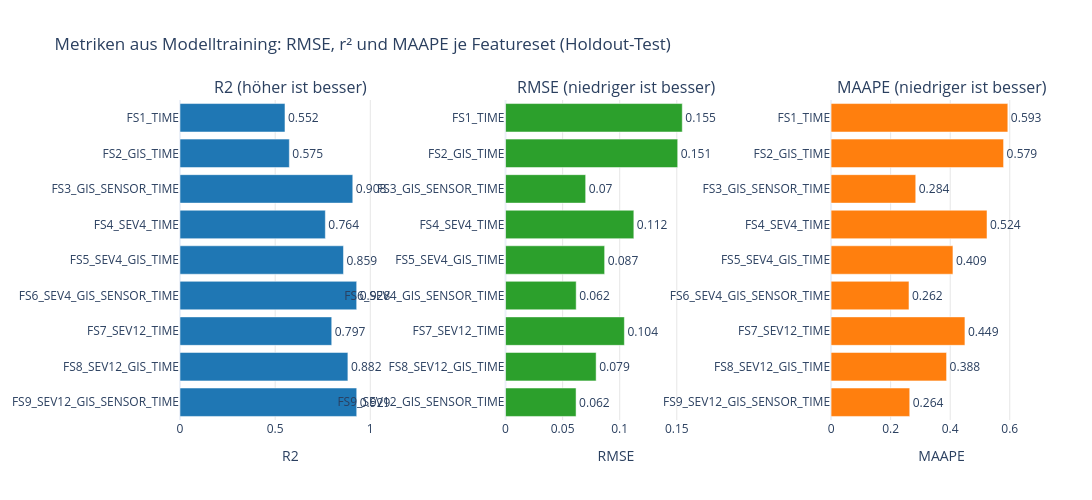

Here is the notebook cell this chart was saved with:
### Markdown cell above
create comparison chart:  R2, RMSE and MAAPE across feature sets

### Code cell
# for testing without rerunning HPO
# metrics_df = pd.read_csv(result_path + "/S5_LOC_metrics_summary.csv", sep=";", decimal=",", encoding="utf-8-sig", index_col=0)

metrics_long = metrics_df.reset_index().rename(columns={"index": "Feature Set"})
metric_names = ["R2","RMSE","MAAPE"]
colors = ["#1f77b4", "#2ca02c", "#ff7f0e"]  # blue / green / orange, one color per metric

fig = make_subplots(
    rows=1, cols=3,
    subplot_titles=[f"{m} (niedriger ist besser)" if m != "R2" else f"{m} (höher ist besser)" for m in metric_names],
    horizontal_spacing=0.12,
)

for i, metric in enumerate(metric_names, start=1):
    max_val = metrics_long[metric].max()
    fig.add_trace(
        go.Bar(
            x=metrics_long[metric],
            y=metrics_long["Feature Set"],
            orientation="h",
            marker_color=colors[i - 1],
            text=metrics_long[metric].round(3),
            textposition="outside",
            cliponaxis=False,  # keep value labels visible outside bar, not clipped
            name=metric,
            showlegend=False,
        ),
        row=1, col=i,
    )
    fig.update_xaxes(
        title_text=metric, showgrid=True, gridcolor="rgba(0,0,0,0.1)",
        range=[0, max_val * 1.25],  # extra headroom for outside labels
        row=1, col=i,
    )
    fig.update_yaxes(autorange="reversed", row=1, col=i)  # best feature set on top, consistent order

fig.update_layout(
    template="plotly_white",  # built-in default template, renders outside Perplexity too
    title_text="Metriken aus Modelltraining: RMSE, r² und MAAPE je Featureset (Holdout-Test)",
    height=500,
    width=1600,
    margin=dict(t=100, r=40, l=60),
)

fig.write_image(result_path + "/S5_LOC_r2_rmse_maape_comparison.png", scale=3)
fig.show()
fig.write_html(result_path + "/S5_LOC_r2_rmse_maape_comparison.html")  # keep interactive version as result

### Figure 1 — Plotly figure (JSON) as saved in the notebook; plotly's stock layout.template omitted (floating-point values rounded to 4 significant figures)
{"data": [{"cliponaxis": false, "marker": {"color": "#1f77b4"}, "name": "R2", "orientation": "h", "showlegend": false, "text": [0.552, 0.575, 0.908, 0.764, 0.859, 0.928, 0.797, 0.882, 0.929], "textposition": "outside", "type": "bar", "x": [0.5516, 0.5745, 0.9079, 0.7637, 0.859, 0.9284, 0.7973, 0.8822, 0.9286], "xaxis": "x", "y": ["FS1_TIME", "FS2_GIS_TIME", "FS3_GIS_SENSOR_TIME", "FS4_SEV4_TIME", "FS5_SEV4_GIS_TIME", "FS6_SEV4_GIS_SENSOR_TIME", "FS7_SEV12_TIME", "FS8_SEV12_GIS_TIME", "FS9_SEV12_GIS_SENSOR_TIME"], "yaxis": "y"}, {"cliponaxis": false, "marker": {"color": "#2ca02c"}, "name": "RMSE", "orientation": "h", "showlegend": false, "text": [0.155, 0.151, 0.07, 0.112, 0.087, 0.062, 0.104, 0.079, 0.062], "textposition": "outside", "type": "bar", "x": [0.1548, 0.1508, 0.07017, 0.1124, 0.0868, 0.06187, 0.1041, 0.07935, 0.06177], "xaxis": "x2", "y": ["FS1_TIME", "FS2_GIS_TIME", "FS3_GIS_SENSOR_TIME", "FS4_SEV4_TIME", "FS5_SEV4_GIS_TIME", "FS6_SEV4_GIS_SENSOR_TIME", "FS7_SEV12_TIME", "FS8_SEV12_GIS_TIME", "FS9_SEV12_GIS_SENSOR_TIME"], "yaxis": "y2"}, {"cliponaxis": false, "marker": {"color": "#ff7f0e"}, "name": "MAAPE", "orientation": "h", "showlegend": false, "text": [0.593, 0.579, 0.284, 0.524, 0.409, 0.262, 0.449, 0.388, 0.264], "textposition": "outside", "type": "bar", "x": [0.5935, 0.5792, 0.2843, 0.5236, 0.4092, 0.2616, 0.4494, 0.3878, 0.2641], "xaxis": "x3", "y": ["FS1_TIME", "FS2_GIS_TIME", "FS3_GIS_SENSOR_TIME", "FS4_SEV4_TIME", "FS5_SEV4_GIS_TIME", "FS6_SEV4_GIS_SENSOR_TIME", "FS7_SEV12_TIME", "FS8_SEV12_GIS_TIME", "FS9_SEV12_GIS_SENSOR_TIME"], "yaxis": "y3"}], "layout": {"annotations": [{"font": {"size": 16}, "showarrow": false, "text": "R2 (höher ist besser)", "x": 0.1267, "xanchor": "center", "xref": "paper", "y": 1, "yanchor": "bottom", "yref": "paper"}, {"font": {"size": 16}, "showarrow": false, "text": "RMSE (niedriger ist besser)", "x": 0.5, "xanchor": "center", "xref": "paper", "y": 1, "yanchor": "bottom", "yref": "paper"}, {"font": {"size": 16}, "showarrow": false, "text": "MAAPE (niedriger ist besser)", "x": 0.8733, "xanchor": "center", "xref": "paper", "y": 1, "yanchor": "bottom", "yref": "paper"}], "height": 500, "margin": {"l": 60, "r": 40, "t": 100}, "title": {"text": "Metriken aus Modelltraining: RMSE, r² und MAAPE je Featureset (Holdout-Test)"}, "width": 1600, "xaxis": {"anchor": "y", "domain": [0, 0.2533], "gridcolor": "rgba(0,0,0,0.1)", "range": [0, 1.161], "showgrid": true, "title": {"text": "R2"}}, "xaxis2": {"anchor": "y2", "domain": [0.3733, 0.6267], "gridcolor": "rgba(0,0,0,0.1)", "range": [0, 0.1935], "showgrid": true, "title": {"text": "RMSE"}}, "xaxis3": {"anchor": "y3", "domain": [0.7467, 1], "gridcolor": "rgba(0,0,0,0.1)", "range": [0, 0.7418], "showgrid": true, "title": {"text": "MAAPE"}}, "yaxis": {"anchor": "x", "autorange": "reversed", "domain": [0, 1]}, "yaxis2": {"anchor": "x2", "autorange": "reversed", "domain": [0, 1]}, "yaxis3": {"anchor": "x3", "autorange": "reversed", "domain": [0, 1]}}}
